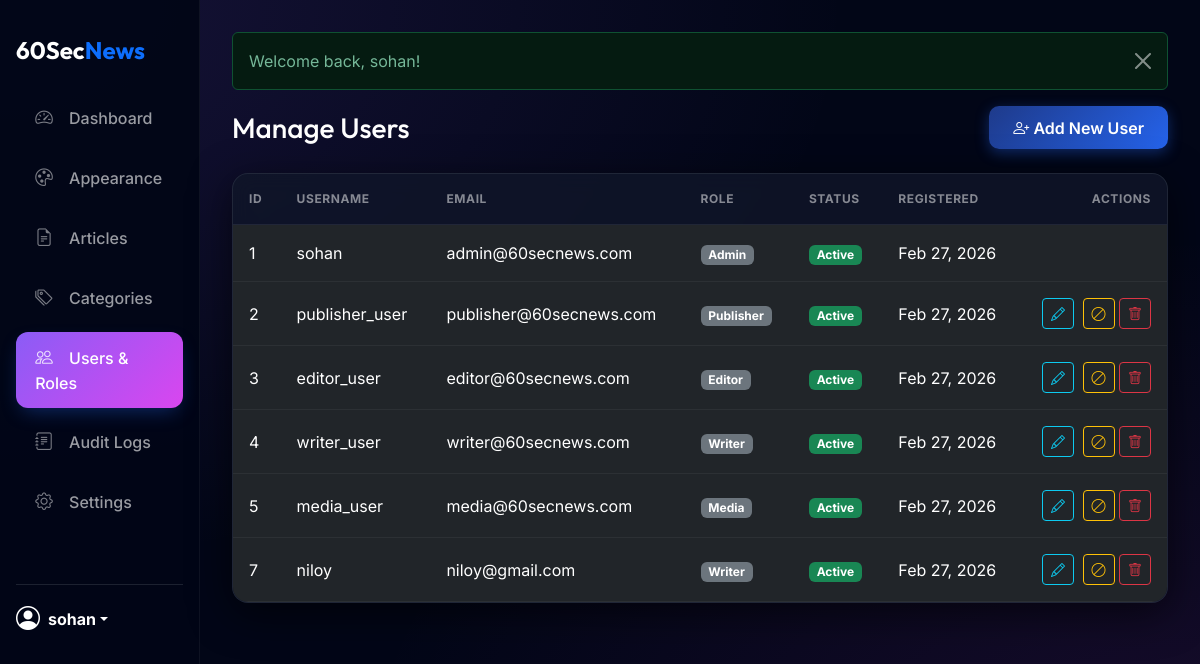
The page /public/admin/users.php (signed in) on the database as committed earlier.
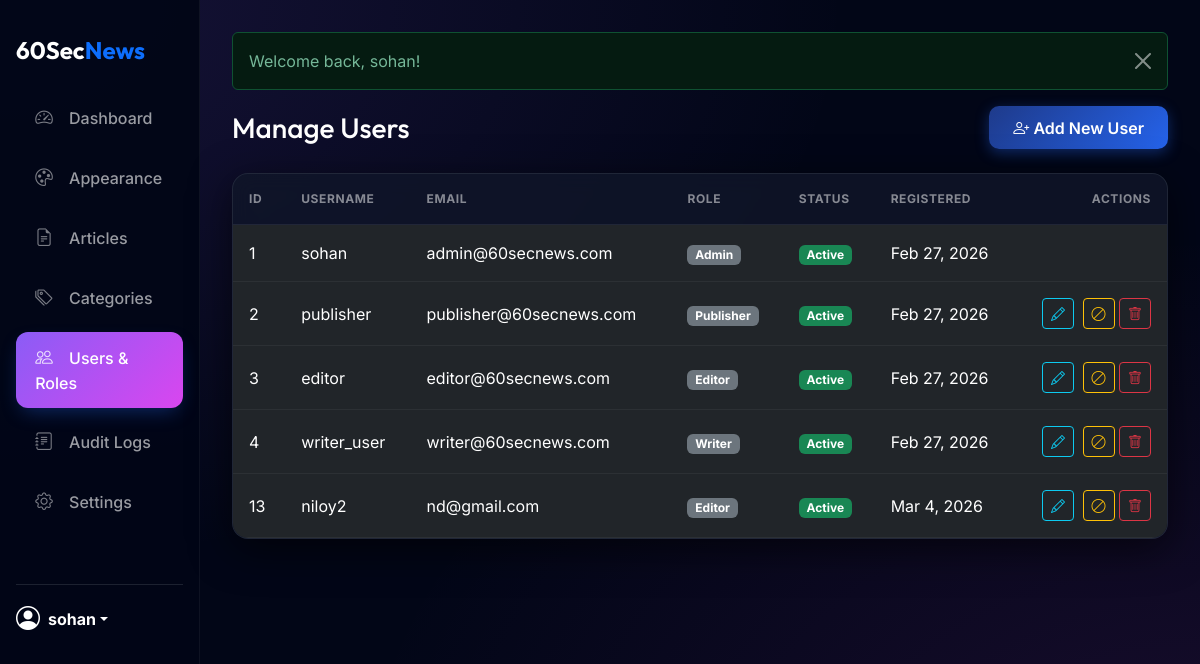
The same page on the database as committed later.
### tables this page shows
CREATE TABLE `users` (
  `id` int(11) NOT NULL,
  `username` varchar(50) NOT NULL,
  `email` varchar(100) NOT NULL,
  `password_hash` varchar(255) NOT NULL,
  `role_id` int(11) NOT NULL,
  `created_at` timestamp NOT NULL DEFAULT current_timestamp(),
  `last_login` timestamp NULL DEFAULT NULL,
  `login_attempts` int(11) DEFAULT 0,
  `lockout_time` timestamp NULL DEFAULT NULL,
  `status` enum('active','inactive','banned') DEFAULT 'active'
);

CREATE TABLE `roles` (
  `id` int(11) NOT NULL,
  `name` varchar(50) NOT NULL,
  `created_at` timestamp NOT NULL DEFAULT current_timestamp()
);

### app/rbac.php (called while the page is built, shortened)
<?php
function is_logged_in()
{
    return isset($_SESSION['user_id']) && isset($_SESSION['role_id']);
}
function has_permission($permission)
{
    $role_id = $_SESSION['role_id'] ?? 0;
    if ($role_id == 1) {
        return true;
    }
    $db = DB::getInstance()->getConnection();
    $stmt = $db->prepare("
        SELECT 1
        FROM role_permissions
        WHERE role_id = ? AND permission_string = ?
    ");
    $stmt->execute([$role_id, $permission]);
    return $stmt->fetchColumn() !== false;
}

### public/admin/users.php (the view, shortened to what this page needs)
<?php
require_once __DIR__ . '/../../app/helpers.php';
require_once __DIR__ . '/../../app/rbac.php';
require_once __DIR__ . '/layout/header.php';
$users = $db->query("
    SELECT u.id, u.username, u.email, u.status, u.created_at, r.name as role_name
    FROM users u
    LEFT JOIN roles r ON u.role_id = r.id
    ORDER BY u.id ASC
")->fetchAll();
?>
<div class="d-flex justify-content-between align-items-center mb-4">
    <h1 class="h3 mb-0 text-white">Manage Users</h1>
    <a href="user_edit.php" class="btn btn-primary"><i class="bi bi-person-plus"></i> Add New User</a>
</div>
<div class="card">
    <div class="card-body p-0">
        <div class="table-responsive">
            <table class="table table-dark table-hover mb-0">
                <thead>
                    <tr>
                        <th>ID</th>
                        <th>Username</th>
                        <th>Email</th>
                        <th>Role</th>
                        <th>Status</th>
                        <th>Registered</th>
                        <th class="text-end">Actions</th>
                    </tr>
                </thead>
                <tbody>
                    <?php foreach ($users as $user): ?>
                        <tr>
                            <td>
                                <?= $user['id'] ?>
                            </td>
                            <td>
                                <?= e($user['username']) ?>
                            </td>
                            <td>
                                <?= e($user['email']) ?>
                            </td>
                            <td><span class="badge bg-secondary">
                                    <?= e($user['role_name']) ?>
                                </span></td>
                            <td>
                                <?php if ($user['status'] == 'active'): ?>
                                    <span class="badge bg-success">Active</span>
                                <?php elseif ($user['status'] == 'inactive'): ?>
                                    <span class="badge bg-warning text-dark">Pending</span>
                                <?php else: ?>
                                    <span class="badge bg-danger">Banned</span>
                                <?php endif; ?>
                            </td>
                            <td>
                                <?= date('M j, Y', strtotime($user['created_at'])) ?>
                            </td>
                            <td class="text-end">
                                <?php if ($user['id'] != 1):  ?>
                                    <a href="user_edit.php?id=<?= $user['id'] ?>" class="btn btn-sm btn-outline-info me-1"><i
                                            class="bi bi-pencil"></i></a>
                                    <?php if ($user['id'] != $_SESSION['user_id']): ?>
                                        <form method="POST" class="d-inline">
                                            <button type="submit"
                                                class="btn btn-sm <?= $user['status'] == 'active' ? 'btn-outline-warning' : 'btn-outline-success' ?>"
                                                title="Toggle Status"
                                                onclick="return confirm('Are you sure you want to change this user\'s status?');">
                                                <i class="bi <?= $user['status'] == 'active' ? 'bi-ban' : 'bi-check-circle' ?>"></i>
                                            </button>
                                        </form>
                                        <form method="POST" class="d-inline">
                                            <button type="submit" class="btn btn-sm btn-outline-danger" title="Delete User"
                                                onclick="return confirm('Are you sure you want to PERMANENTLY delete this user? All their data will be removed.');">
                                                <i class="bi bi-trash"></i>
                                            </button>
                                        </form>
                                    <?php endif; ?>
                                <?php endif; ?>
                            </td>
                        </tr>
                    <?php endforeach; ?>
                </tbody>
            </table>
        </div>
    </div>
</div>
<?php require_once __DIR__ . '/layout/footer.php'; ?>

### public/admin/layout/header.php (shortened to what this page needs)
<?php
require_once __DIR__ . '/../../../app/helpers.php';
require_once __DIR__ . '/../../../app/rbac.php';
$settings_file = BASE_PATH . '/config/settings.json';
$app_settings = ['admin_theme' => 'premium', 'user_theme' => 'premium'];
if (file_exists($settings_file)) {
    $loaded = json_decode(file_get_contents($settings_file), true);
    if (is_array($loaded))
        $app_settings = array_merge($app_settings, $loaded);
}
?>
<!DOCTYPE html>
<html lang="en" data-bs-theme="dark">
<head>
    <link href="https://cdn.jsdelivr.net/npm/bootstrap@5.3.2/dist/css/bootstrap.min.css" rel="stylesheet">
    <link rel="stylesheet" href="https://cdn.jsdelivr.net/npm/bootstrap-icons@1.11.1/font/bootstrap-icons.css">
</head>
<body class="theme-admin-<?= e($app_settings['admin_theme']) ?>">
    <div class="container-fluid">
        <div class="row">
            <nav class="col-md-3 col-lg-2 d-md-block sidebar collapse px-3">
                <a href="<?= ADMIN_URL ?>/index.php"
                    class="d-flex align-items-center mb-4 text-white text-decoration-none">
                    <span class="fs-4 fw-bold">60Sec<span class="text-primary">News</span></span>
                </a>
                <ul class="nav flex-column">
                    <li class="nav-item">
                        <a class="nav-link <?= basename($_SERVER['PHP_SELF']) == 'index.php' ? 'active' : '' ?>"
                            href="<?= ADMIN_URL ?>/index.php">
                            <i class="bi bi-speedometer2"></i> Dashboard
                        </a>
                    </li>
                    <?php if (has_permission('manage_settings')): ?>
                        <li class="nav-item">
                            <a class="nav-link <?= basename($_SERVER['PHP_SELF']) == 'themes.php' ? 'active' : '' ?>"
                                href="<?= ADMIN_URL ?>/themes.php">
                                <i class="bi bi-palette"></i> Appearance
                            </a>
                        </li>
                    <?php endif; ?>
                    <?php if (has_permission('create_article') || has_permission('edit_any_article')): ?>
                        <li class="nav-item">
                            <a class="nav-link <?= basename($_SERVER['PHP_SELF']) == 'articles.php' ? 'active' : '' ?>"
                                href="<?= ADMIN_URL ?>/articles.php">
                                <i class="bi bi-file-earmark-text"></i> Articles
                            </a>
                        </li>
                    <?php endif; ?>
                    <?php if (has_permission('manage_categories')): ?>
                        <li class="nav-item">
                            <a class="nav-link <?= basename($_SERVER['PHP_SELF']) == 'categories.php' ? 'active' : '' ?>"
                                href="<?= ADMIN_URL ?>/categories.php">
                                <i class="bi bi-tags"></i> Categories
                            </a>
                        </li>
                    <?php endif; ?>
                    <?php if (has_permission('manage_users')): ?>
                        <li class="nav-item">
                            <a class="nav-link d-flex justify-content-between align-items-center <?= basename($_SERVER['PHP_SELF']) == 'users.php' ? 'active' : '' ?>"
                                href="<?= ADMIN_URL ?>/users.php">
                                <span><i class="bi bi-people"></i> Users & Roles</span>
                            </a>
                        </li>
                    <?php endif; ?>
                    <?php if (has_permission('view_logs')): ?>
                        <li class="nav-item">
                            <a class="nav-link <?= basename($_SERVER['PHP_SELF']) == 'logs.php' ? 'active' : '' ?>"
                                href="<?= ADMIN_URL ?>/logs.php">
                                <i class="bi bi-journal-text"></i> Audit Logs
                            </a>
                        </li>
                    <?php endif; ?>
                    <?php if (has_permission('manage_settings')): ?>
                        <li class="nav-item">
                            <a class="nav-link <?= basename($_SERVER['PHP_SELF']) == 'settings.php' ? 'active' : '' ?>"
                                href="<?= ADMIN_URL ?>/settings.php">
                                <i class="bi bi-gear"></i> Settings
                            </a>
                        </li>
                    <?php endif; ?>
                </ul>
                <hr class="border-secondary mt-5">
                <div class="dropdown">
                    <a href="#" class="d-flex align-items-center text-white text-decoration-none dropdown-toggle"
                        data-bs-toggle="dropdown" aria-expanded="false">
                        <i class="bi bi-person-circle fs-4 me-2"></i>
                        <strong>
                            <?= e($_SESSION['username'] ?? 'User') ?>
                        </strong>
                    </a>
                </div>
            </nav>
            <main class="col-md-9 ms-sm-auto col-lg-10 main-content">
                <?= display_flash_message(); ?>

### app/helpers.php (shortened to what this page needs)
<?php
function e($string)
{
    return htmlspecialchars($string ?? '', ENT_QUOTES, 'UTF-8');
}
function display_flash_message()
{
    if (isset($_SESSION['flash'])) {
        $type = $_SESSION['flash']['type'];
        $message = $_SESSION['flash']['message'];
        return '<div class="alert alert-' . e($type) . ' alert-dismissible fade show" role="alert">'
            . e($message) .
            '<button type="button" class="btn-close" data-bs-dismiss="alert" aria-label="Close"></button></div>';
    }
    return '';
}

### public/admin/layout/footer.php (shortened to what this page needs)
</main>
</div>
</div>
</body>
</html>

### public/admin/layout/header.php (style rules this page uses)
:root { --primary-gradient: linear-gradient(135deg, #1e3a8a 0%, #2563eb 100%); --glass-bg: rgba(255, 255, 255, 0.03); --glass-border: rgba(255, 255, 255, 0.08); --sidebar-width: 260px; --radius-premium: 16px; }
body { font-family: 'Inter', sans-serif; background-color: #0c0e14; color: #e2e8f0; min-height: 100vh; }
body.theme-admin-midnight { background-color: #020617; background-image: radial-gradient(at 0% 0%, rgba(139, 92, 246, 0.15) 0px, transparent 50%), radial-gradient(at 100% 100%, rgba(217, 70, 239, 0.1) 0px, transparent 50%); color: #f8fafc; }
body.theme-admin-midnight .sidebar { background: rgba(2, 6, 23, 0.95); border-right: 1px solid rgba(255, 255, 255, 0.05); }
body.theme-admin-midnight .card { background: rgba(15, 23, 42, 0.8); border: 1px solid rgba(255, 255, 255, 0.08); box-shadow: 0 10px 40px rgba(0, 0, 0, 0.6); }
body.theme-admin-midnight .nav-link.active { background: linear-gradient(135deg, #8b5cf6 0%, #d946ef 100%) !important; }
h1, h2, h3, h4, .fw-bold, .sidebar-brand { font-family: 'Outfit', sans-serif; }
.sidebar { min-height: 100vh; background: #1a1a1a; border-right: 1px solid #333; padding-top: 2rem; }
.nav-link { color: rgba(255, 255, 255, 0.6) !important; padding: 0.8rem 1.2rem !important; border-radius: 12px !important; margin-bottom: 8px; transition: all 0.3s cubic-bezier(0.4, 0, 0.2, 1); font-weight: 500; }
.nav-link.active { background: var(--primary-gradient) !important; color: #fff !important; box-shadow: 0 8px 20px -6px rgba(37, 99, 235, 0.4); }
.nav-link i { font-size: 1.1rem; margin-right: 12px; opacity: 0.8; }
.main-content { padding: 2rem; }
.card { background: rgba(30, 41, 59, 0.4); backdrop-filter: blur(10px); -webkit-backdrop-filter: blur(10px); border: 1px solid var(--glass-border); border-radius: var(--radius-premium); box-shadow: 0 10px 30px -10px rgba(0, 0, 0, 0.3); overflow: hidden; }
.table { color: #cbd5e1; margin-bottom: 0; }
.table thead th { background: rgba(15, 23, 42, 0.2); border-bottom: 1px solid var(--glass-border); text-transform: uppercase; font-size: 0.75rem; letter-spacing: 0.05em; color: rgba(255, 255, 255, 0.5); padding: 1rem; }
.table td { border-bottom: 1px solid rgba(255, 255, 255, 0.05); padding: 1rem; vertical-align: middle; }
.btn-primary { background: var(--primary-gradient); border: none; box-shadow: 0 4px 14px 0 rgba(37, 99, 235, 0.39); border-radius: 10px; padding: 0.6rem 1.5rem; font-weight: 600; transition: all 0.3s; }

Rows that differ between the two databases and show on the page:
removed users: id "5", username "media_user", email "media@60secnews.com", role.name "Media", status "Active", created_at "Feb 27, 2026"
removed users: id "7", username "niloy", email "niloy@gmail.com", role.name "Writer", status "Active", created_at "Feb 27, 2026"
changed users "publisher@60secnews.com": username "publisher_user" → "publisher"
changed users "editor@60secnews.com": username "editor_user" → "editor"
added users: id "13", username "niloy2", email "nd@gmail.com", role.name "Editor", status "Active", created_at "Mar 4, 2026"
